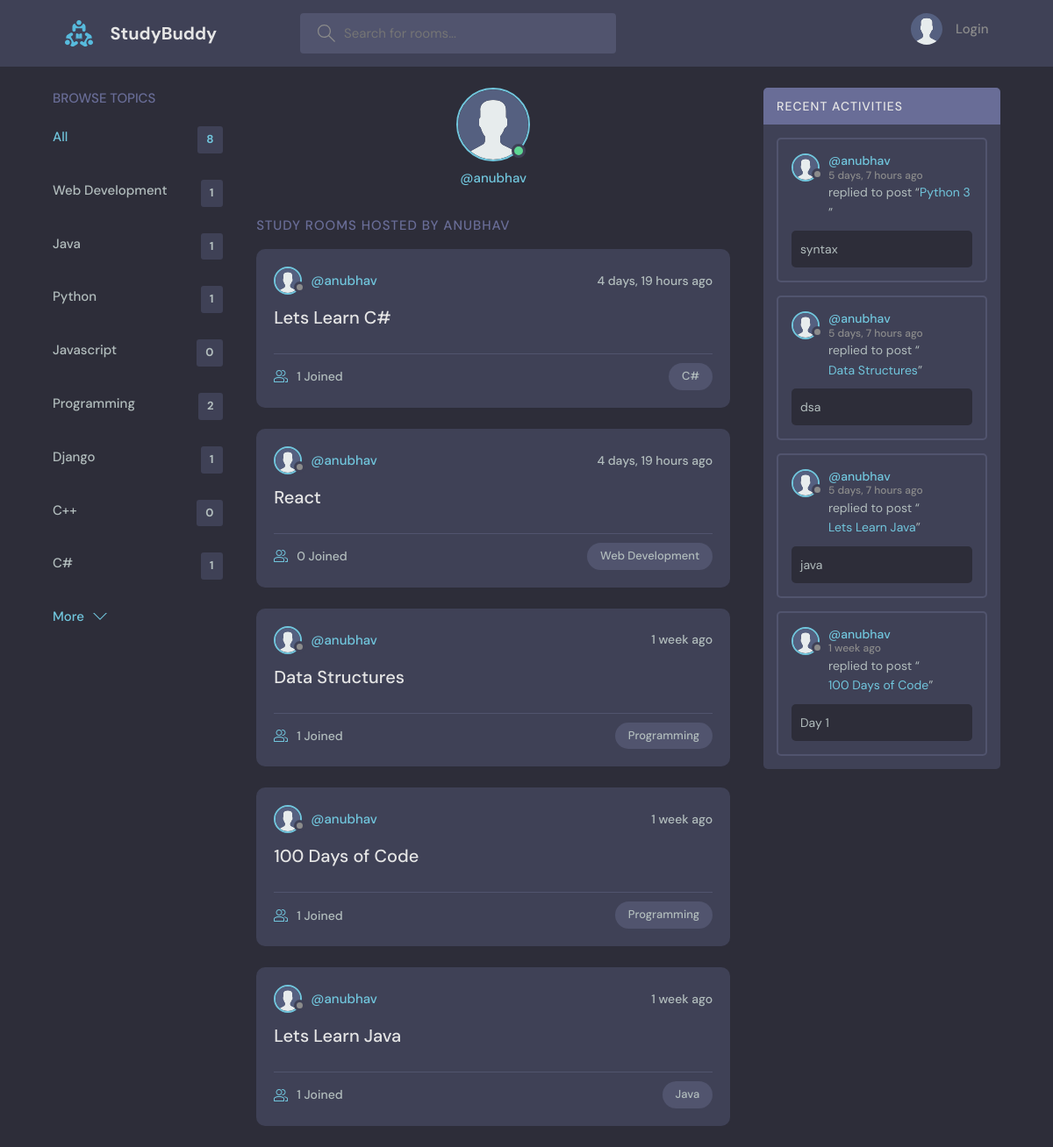
Page /profile/1/ on the committed database.
### base/models.py (models this page shows, shortened)
class Topic(models.Model):
    name = models.CharField(max_length=200)

class Room(models.Model):
    host = models.ForeignKey(User, on_delete=models.SET_NULL, null=True)
    topic = models.ForeignKey(Topic, on_delete=models.SET_NULL, null=True)
    name = models.CharField(max_length=200)
    description = models.TextField(null=True, blank=True)
    participants = models.ManyToManyField(
        User, related_name='participants', blank=True)
    updated = models.DateTimeField(auto_now=True)
    created = models.DateTimeField(auto_now_add=True)
    class Meta:
        ordering = ['-updated','-created']

class Message(models.Model):
    user = models.ForeignKey(User,on_delete=models.CASCADE)
    room = models.ForeignKey(Room, on_delete=models.CASCADE)
    body = models.TextField()
    updated = models.DateTimeField(auto_now=True)
    created = models.DateTimeField(auto_now_add=True)
    class Meta:
        ordering = ['-updated','-created']

### base/views.py (the view)
# urls.py: path('profile/<str:pk>/',views.userProfile, name="user-profile"),
def userProfile(request, pk):
    user = User.objects.get(id=pk)
    rooms = user.room_set.all()
    room_messages = user.message_set.all()
    topics = Topic.objects.all()
    context = {'user': user, 'rooms': rooms, 'room_messages': room_messages, 'topics': topics}
    return render(request, 'base/profile.html', context)

### base/templates/base/profile.html (shortened to what this page needs)
{% extends 'main.html' %}
{% load static %}
{% block content %}
  <main class="profile-page layout layout--3">
    <div class="container">
      {% include 'base/topics_component.html' %}
      <div class="roomList">
        <div class="profile">
          <div class="profile__avatar">
            <div class="avatar avatar--large active">
              <img src="{% static 'images/avatar.svg' %}" />
            </div>
          </div>
          <div class="profile__info">
            <p>@{{user.username}}</p>
          </div>
        </div>
        <div class="roomList__header">
          <div>
            <h2>Study Rooms Hosted by {{user.username}}</a>
            </h2>
          </div>
        </div>
        {% include 'base/feed_component.html' %}
      </div>
      {% include 'base/activity_component.html' %}
    </div>
  </main>
  {% endblock content %}

### templates/main.html (shortened to what this page needs)
<!DOCTYPE html>
{% load static %}
<html lang="en">
  <head>
    <link rel="stylesheet" href="{% static 'styles/style.css' %}" />
  </head>
  <body>
    {% include 'navbar.html' %}
    {% block content %}
    {% endblock %}
  </body>
</html>

### templates/navbar.html (shortened to what this page needs)
{% load static %}
<header class="header header--loggedIn">
    <div class="container">
      <a href="{% url 'home' %}" class="header__logo">
        <img src="{% static 'images/logo.svg' %}" />
        <h1>StudyBuddy</h1>
      </a>
      <form class="header__search" method="GET" action="{% url 'home' %}">
        <label>
          <input name="q" placeholder="Search for rooms..." />
        </label>
      </form>
      <nav class="header__menu">
        {% if request.user.is_authenticated %}
        <div class="header__user">
          <a href="{% url 'update-user' %}">
            <div class="avatar avatar--medium active">
              <img src="{% static 'images/avatar.svg' %}" />
            </div>
            <p>{{request.user.firstname}}<span>@{{request.user.username}}</span></p>
          </a>
          <button class="dropdown-button">
            <svg version="1.1" xmlns="http://www.w3.org/2000/svg" width="32" height="32" viewBox="0 0 32 32">
              <title>chevron-down</title>
              <path d="M16 21l-13-13h-3l16 16 16-16h-3l-13 13z"></path>
            </svg>
          </button>
        </div>
        {% else %}
        <a href="{% url 'login' %}">
          <img src="{% static 'images/avatar.svg' %}" />
          <p>Login</p>
        </a>
        {% endif %}
      </nav>
    </div>
  </header>

### base/templates/base/topics_component.html
        <div class="topics">
            <div class="topics__header">
              <h2>Browse Topics</h2>
            </div>
            <ul class="topics__list">
              <li>
                <a href="{% url 'home' %}" class="active">All <span>{{topics.count}}</span></a>
              </li>
                {% for topic in topics %}
                    <li>
                    <a href="{% url 'home' %}?q={{topic.name}}">{{topic.name}}<span>{{topic.room_set.all.count}}</span></a>
                  </li>
                {% endfor %}
            </ul>
            <a class="btn btn--link" href="{% url 'topics' %}">
              More
              <svg version="1.1" xmlns="http://www.w3.org/2000/svg" width="32" height="32" viewBox="0 0 32 32">
                <title>chevron-down</title>
                <path d="M16 21l-13-13h-3l16 16 16-16h-3l-13 13z"></path>
              </svg>
            </a>
          </div>

### base/templates/base/feed_component.html (shortened to what this page needs)
{% load static %}
{% for room in rooms%}
<div class="roomListRoom">
    <div class="roomListRoom__header">
      <a href="{% url 'user-profile' room.host.id %}" class="roomListRoom__author">
        <div class="avatar avatar--small">
          <img src="{% static 'images/avatar.svg' %}" />
        </div>
        <span>@{{room.host.username}}</span>
      </a>
      <div class="roomListRoom__actions">
        <span>{{room.created|timesince}} ago</span>
      </div>
    </div>
    <div class="roomListRoom__content">
      <a href="{% url 'room' room.id %}">{{room.name}}</a>
    </div>
    <div class="roomListRoom__meta">
      <a href="{% url 'room' room.id %}" class="roomListRoom__joined">
        {{room.participants.all.count}} Joined
      </a>
      <p class="roomListRoom__topic">{{room.topic.name}}</p>
    </div>
</div>
{% endfor %}

### base/templates/base/activity_component.html (shortened to what this page needs)
{% load static %}
<div class="activities">
    <div class="activities__header">
      <h2>Recent Activities</h2>
    </div>
    {% for message in room_messages %}
    <div class="activities__box">
      <div class="activities__boxHeader roomListRoom__header">
        <a href="{% url 'user-profile' message.user.id %}" class="roomListRoom__author">
          <div class="avatar avatar--small">
            <img src="{% static 'images/avatar.svg' %}" />
          </div>
          <p>
            @{{message.user.username}}
            <span>{{message.created|timesince}} ago</span>
          </p>
        </a>
      </div>
      <div class="activities__boxContent">
        <p>replied to post “<a href="{% url 'room' message.room.id %}">{{message.room.name}}</a>”</p>
        <div class="activities__boxRoomContent">
          {{message.body}}
        </div>
      </div>
    </div>
    {% endfor %}
  </div>

### rows in the picture
Topic: name "Web Development", room_set.all.count "1"
Topic: name "Java", room_set.all.count "1"
Topic: name "Python", room_set.all.count "1"
Topic: name "Javascript", room_set.all.count "0"
Topic: name "Programming", room_set.all.count "2"
Topic: name "Django", room_set.all.count "1"
Topic: name "C++", room_set.all.count "0"
Topic: name "C#", room_set.all.count "1"
Room: host.username "anubhav", created "4 days, 19 hours", name "Lets Learn C#", participants.all.count "1", topic.name "C#"
Room: host.username "anubhav", created "4 days, 19 hours", name "React", participants.all.count "0", topic.name "Web Development"
Room: host.username "anubhav", created "1 week", name "Data Structures", participants.all.count "1", topic.name "Programming"
Room: host.username "anubhav", created "1 week", name "100 Days of Code", participants.all.count "1", topic.name "Programming"
Room: host.username "anubhav", created "1 week", name "Lets Learn Java", participants.all.count "1", topic.name "Java"
Message: user.username "anubhav", created "5 days, 7 hours", room.name "Python 3", body "syntax"
Message: user.username "anubhav", created "5 days, 7 hours", room.name "Data Structures", body "dsa"
Message: user.username "anubhav", created "5 days, 7 hours", room.name "Lets Learn Java", body "java"
Message: user.username "anubhav", created "1 week", room.name "100 Days of Code", body "Day 1"

### other values in the picture
{{ topics.count }} "8"
{{ user.username }} "anubhav"
{{ user.username }} "ANUBHAV"
